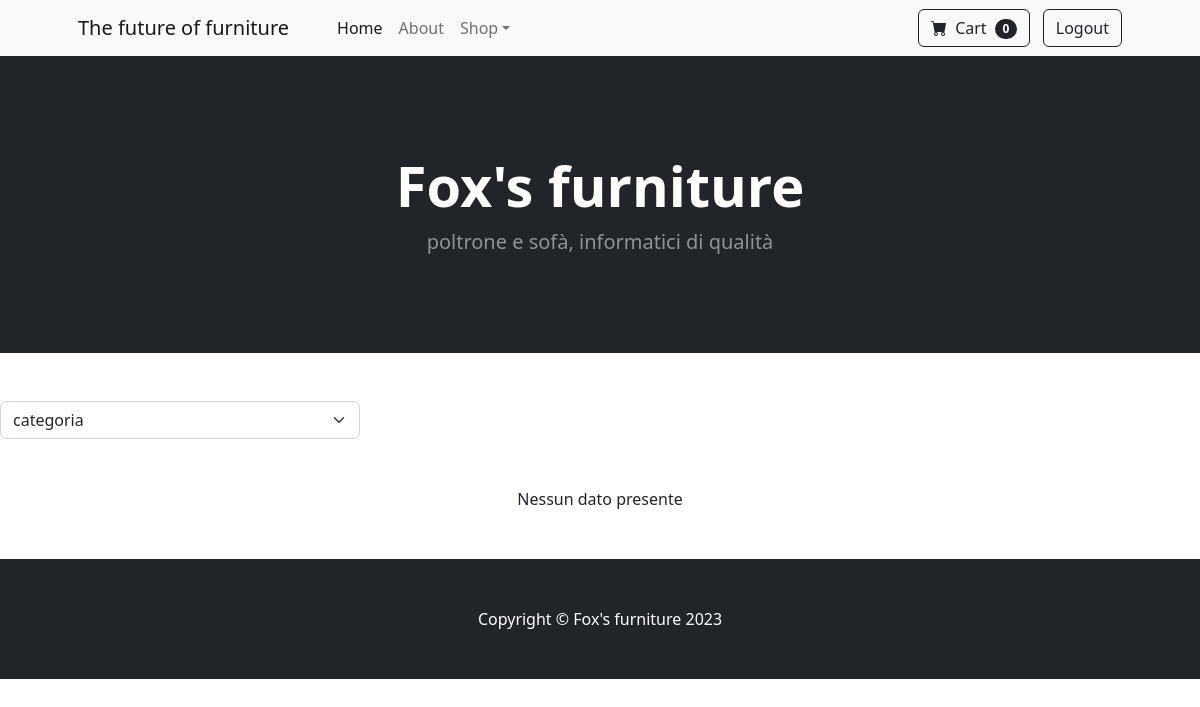
/ecommerce.php, run on an earlier commit of the app's database.
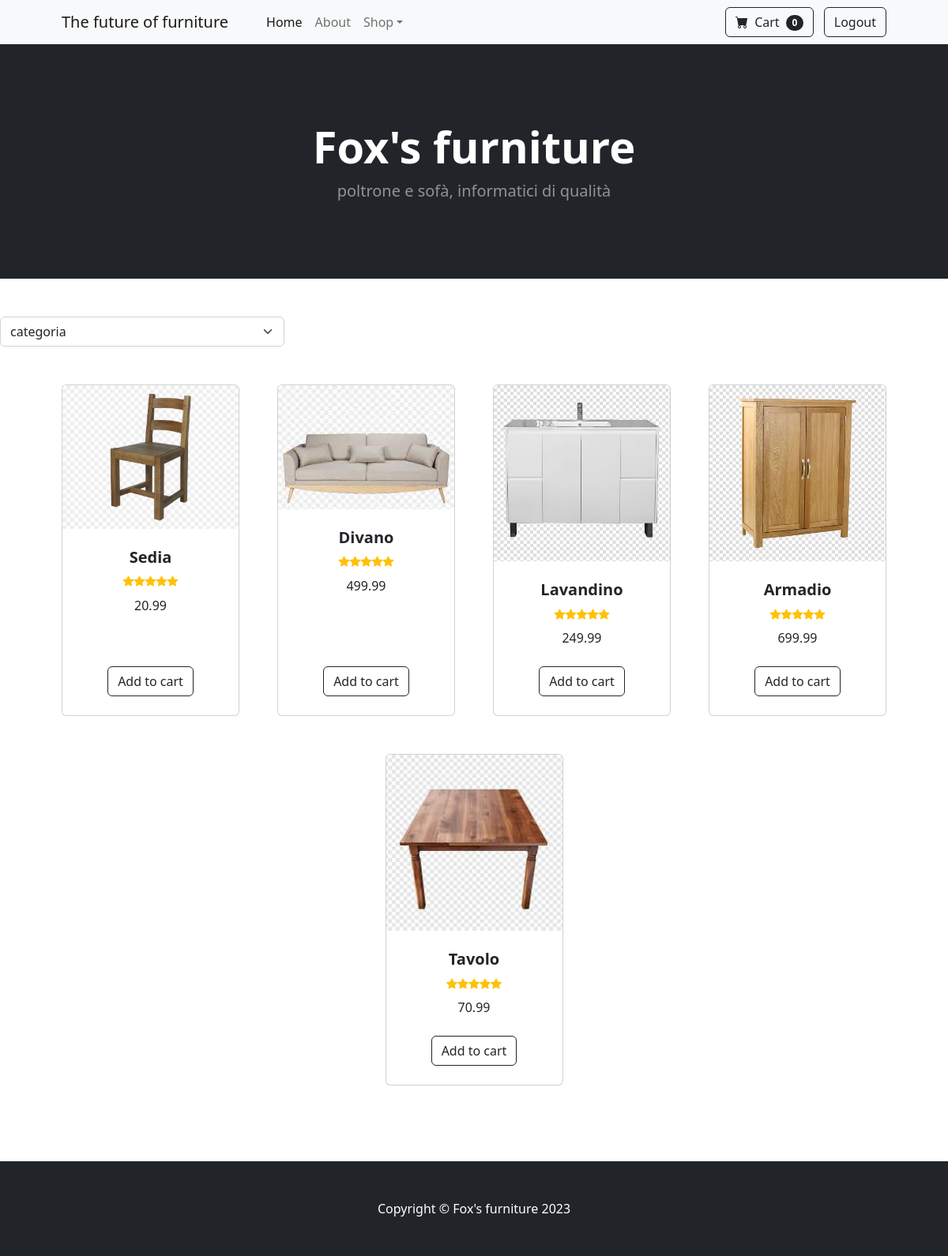
And on a later commit of the database.
### tables this page shows
CREATE TABLE prodotti (
    id_prodotto INT(255) AUTO_INCREMENT PRIMARY KEY,
    nome VARCHAR(30),
    prezzo DOUBLE(10, 2),
    peso DOUBLE(10, 2),
    descrizione TEXT,
    immagine LONGBLOB,
    categoria INT(255),
    stock INT(255)
);

### ecommerce.php (the view, shortened to what this page needs)
<?php
include "connection.php";
$conn = mysqli_connect($hostname, $username, $password, $dbname);
?>
<!DOCTYPE html>
<html lang="en">
<head>
    <link href="https://cdn.jsdelivr.net/npm/bootstrap-icons@1.5.0/font/bootstrap-icons.css" rel="stylesheet" />
    <link href="css/styles.css" rel="stylesheet" />
</head>
<body>
    <nav class="navbar navbar-expand-lg navbar-light bg-light">
        <div class="container px-4 px-lg-5">
            <a class="navbar-brand" href="#!">The future of furniture</a>
            <div class="collapse navbar-collapse" id="navbarSupportedContent">
                <ul class="navbar-nav me-auto mb-2 mb-lg-0 ms-lg-4">
                    <li class="nav-item"><a class="nav-link active" aria-current="page" href="#!">Home</a></li>
                    <li class="nav-item"><a class="nav-link" href="about.html">About</a></li>
                    <li class="nav-item dropdown">
                        <a class="nav-link dropdown-toggle" id="navbarDropdown" href="#" role="button"
                            data-bs-toggle="dropdown" aria-expanded="false">Shop</a>
                    </li>
                </ul>
                <form class="d-flex">
                    <button class="btn btn-outline-dark" type="submit">
                        <i class="bi-cart-fill me-1"></i>
                        Cart
                        <span class="badge bg-dark text-white ms-1 rounded-pill">0</span>
                    </button>
                </form>
                <form action="index.php">
                    <button class="btn btn-outline-dark" type="submit">
                        <h7>Logout</h7>
                    </button>
                </form>
            </div>
        </div>
    </nav>
    <header class="bg-dark py-5">
        <div class="container px-4 px-lg-5 my-5">
            <div class="text-center text-white">
                <h1 class="display-4 fw-bolder">Fox's furniture</h1>
                <p class="lead fw-normal text-white-50 mb-0">poltrone e sofà, informatici di qualità</p>
            </div>
        </div>
    </header>
    <section class="py-5">
        <form action="" method="GET" name="form-categoria">
            <select class="form-select" name="categoria" onchange="submit();">
                <option hidden>categoria</option>
                <?php
                $query = 'SELECT categorieprodotti.id_categoria, categorieprodotti.nome, categorieprodotti.descrizione FROM categorieprodotti';
                ?>
            </select>
        </form>
        <div class="container px-4 px-lg-5 mt-5">
            <div class="row gx-4 gx-lg-5 row-cols-2 row-cols-md-3 row-cols-xl-4 justify-content-center">
                <?php
                if (isset($_GET['categoria']) && $_GET['categoria'] != "Tutti")
                    $query = "SELECT prodotti.nome, prodotti.prezzo, prodotti.peso, prodotti.descrizione, prodotti.immagine, prodotti.stock
                                    FROM prodotti
                                    WHERE prodotti.categoria=" . $_GET['categoria'] . ";";
                else
                    $query = "SELECT prodotti.nome, prodotti.prezzo, prodotti.peso, prodotti.descrizione, prodotti.immagine, prodotti.stock
                                    FROM prodotti;";
                $result = mysqli_query($conn, $query);
                if ($result->num_rows > 0) {
                    while ($row = mysqli_fetch_array($result)) {
                        echo '<div class="col mb-5">
                                <div class="card h-100">
                                    <img class="card-img-top" src="' . $row["immagine"] . '" alt="..." />
                                    <div class="card-body p-4">
                                        <div class="text-center">
                                            <h5 class="fw-bolder">' . $row["nome"] . '</h5>
                                            <div class="d-flex justify-content-center small text-warning mb-2">
                                                <div class="bi-star-fill"></div>
                                                <div class="bi-star-fill"></div>
                                                <div class="bi-star-fill"></div>
                                                <div class="bi-star-fill"></div>
                                                <div class="bi-star-fill"></div>
                                            </div>
                                            ' . $row["prezzo"] . '
                                        </div>
                                    </div>
                                    <div class="card-footer p-4 pt-0 border-top-0 bg-transparent">
                                        <div class="text-center"><a class="btn btn-outline-dark mt-auto" href="#">Add to cart</a>
                                        </div>
                                    </div>
                                </div>
                            </div>';
                    }
                } else {
                    echo "Nessun dato presente";
                }
                ?>
            </div>
        </div>
    </section>
    <footer class="py-5 bg-dark">
        <div class="container">
            <p class="m-0 text-center text-white">Copyright &copy; Fox's furniture 2023</p>
        </div>
    </footer>
</body>
</html>

What changed in the data, as far as the page shows it:
added prodotti: immagine (picture), nome "Sedia", prezzo "20.99"
added prodotti: immagine (picture), nome "Divano", prezzo "499.99"
added prodotti: immagine (picture), nome "Lavandino", prezzo "249.99"
added prodotti: immagine (picture), nome "Armadio", prezzo "699.99"
added prodotti: immagine (picture), nome "Tavolo", prezzo "70.99"
Also different on the page:
text no longer shown: "Nessun dato presente"
